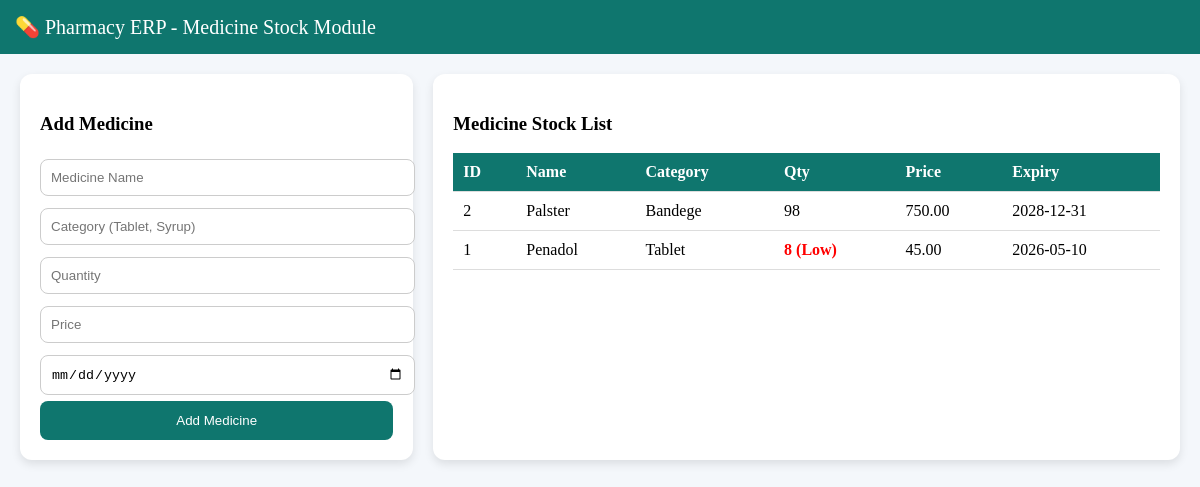
The page /stock.php on the database its author committed.
### tables this page shows
CREATE TABLE `medicine` (
  `med_id` int(11) NOT NULL,
  `med_name` varchar(100) DEFAULT NULL,
  `category` varchar(50) DEFAULT NULL,
  `qty` int(11) DEFAULT NULL,
  `price` decimal(10,2) DEFAULT NULL,
  `exp_date` date DEFAULT NULL
);

### stock.php (the view, shortened to what this page needs)
<?php
include 'connection.php';
$result = mysqli_query($conn, "SELECT * FROM medicine ORDER BY med_id DESC");
?>
<!DOCTYPE html>
<html>
<head>
</head>
<body>
<div class="topbar">
💊 Pharmacy ERP - Medicine Stock Module
</div>
<div class="container">
<div class="form-box">
<h3>Add Medicine</h3>
<form method="POST">
<input type="text" name="med_name" placeholder="Medicine Name" required>
<input type="text" name="category" placeholder="Category (Tablet, Syrup)" required>
<input type="number" name="qty" placeholder="Quantity" required>
<input type="number" step="0.01" name="price" placeholder="Price" required>
<input type="date" name="exp_date" required>
<button type="submit" name="add_medicine">Add Medicine</button>
</form>
</div>
<div class="table-box">
<h3>Medicine Stock List</h3>
<table>
<tr>
<th>ID</th>
<th>Name</th>
<th>Category</th>
<th>Qty</th>
<th>Price</th>
<th>Expiry</th>
</tr>
<?php while($row = mysqli_fetch_assoc($result)){ ?>
<tr>
<td><?php echo $row['med_id']; ?></td>
<td><?php echo $row['med_name']; ?></td>
<td><?php echo $row['category']; ?></td>
<td>
<?php if($row['qty'] <= 10){ ?>
    <span class="low-stock"><?php echo $row['qty']; ?> (Low)</span>
<?php } else { ?>
    <?php echo $row['qty']; ?>
<?php } ?>
</td>
<td><?php echo $row['price']; ?></td>
<td><?php echo $row['exp_date']; ?></td>
</tr>
<?php } ?>
</table>
</div>
</div>
</body>
</html>

### stock.php (style rules this page uses)
body { font-family:Poppins; background:#f4f7fb; margin:0; }
.topbar { background:#0f766e; color:#fff; padding:15px; font-size:20px; }
.container { display:flex; gap:20px; padding:20px; flex-wrap:wrap; }
.form-box { flex:1; min-width:280px; background:#fff; padding:20px; border-radius:12px; box-shadow:0 4px 10px rgba(0,0,0,0.1); }
.table-box { flex:2; min-width:300px; background:#fff; padding:20px; border-radius:12px; box-shadow:0 4px 10px rgba(0,0,0,0.1); }
input { width:100%; padding:10px; margin:6px 0; border:1px solid #ccc; border-radius:8px; }
button { width:100%; padding:12px; background:#0f766e; color:#fff; border:none; border-radius:8px; cursor:pointer; }
table { width:100%; border-collapse:collapse; }
th,td { padding:10px; border-bottom:1px solid #ddd; text-align:left; }
th { background:#0f766e; color:#fff; }
.low-stock { color:red; font-weight:bold; }

### rows shown on the page
medicine: med_id "2", med_name "Palster", category "Bandege", qty "98", price "750.00", exp_date "2028-12-31"
medicine: med_id "1", med_name "Penadol", category "Tablet", qty "8", price "45.00", exp_date "2026-05-10"
